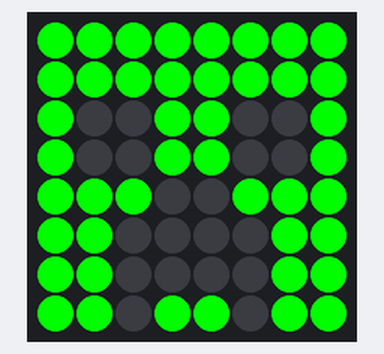
Bench run of a program on a simulated Raspberry Pi (BCM pin numbers) with a Sense HAT. Shown: the Sense HAT's 8×8 RGB LED matrix. At 1.0 s the program stops and its outputs stay as they are.

Above: at 1.1 s.

The program:

SenseHat_Creeper.py
```python
#!/usr/bin/env python3
from sense_hat import SenseHat
from time import sleep

#    Set up colors
RED			 =	(255, 0, 0)
GREEN		 =	(0, 255, 0)
BLUE		 =	(0, 0, 255)
BLACK		 =	(0, 0, 0)
WHITE		 =	(255, 255, 255)

CYAN		 =	(0, 255, 255)
MAGENTA      =	(255, 0, 255)
ORANGE       =  (145, 75, 0)
YELLOW       =	(255, 255, 0)

#    Default settings
SCROLL_SPEED = 0.075
DELAY_SEC = 2.60
MAX_LOOPS = 5

#    Create a SenseHat instance
sense = SenseHat()
sense.clear()
sleep(1.0)

#    Initialize the loop
looper = 0

g = GREEN
b = BLACK

creeper_pixels = [
    g, g, g, g, g, g, g, g,
    g, g, g, g, g, g, g, g,
    g, b, b, g, g, b, b, g,
    g, b, b, g, g, b, b, g,
    g, g, g, b, b, g, g, g,
    g, g, b, b, b, b, g, g,
    g, g, b, b, b, b, g, g,
    g, g, b, g, g, b, g, g
]

sense.set_pixels(creeper_pixels)
```
